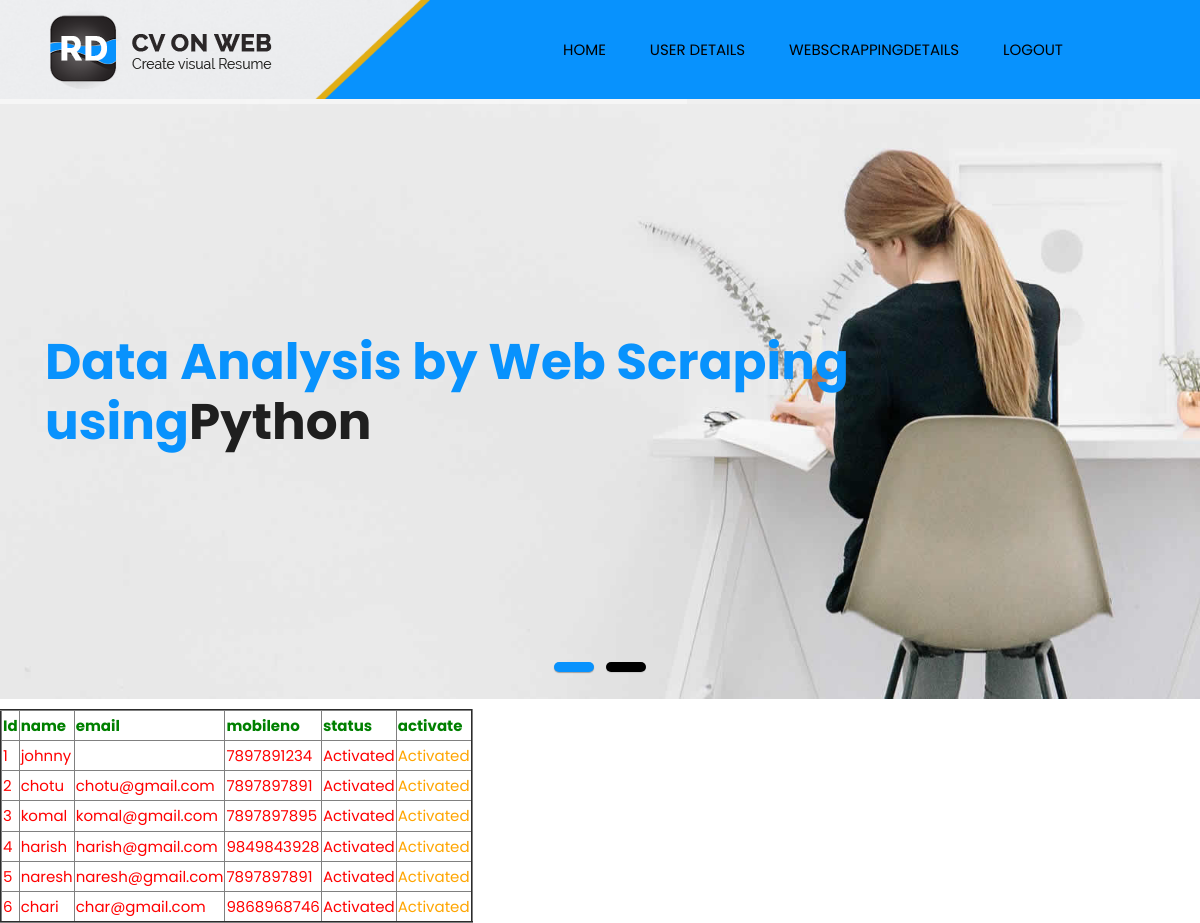
The app's page /userdetails/ with its own data.
### user/models.py (models this page shows, shortened)
class usermodel(models.Model):
    name = models.CharField(max_length=50)
    email = models.EmailField()
    passwd = models.CharField(max_length=40)
    cwpasswd = models.CharField(max_length=40)
    mobileno = models.CharField(max_length=50, default="", editable=True)
    status = models.CharField(max_length=40, default="", editable=True)
    class Meta:
        db_table='userregister'

### admin1/views.py (the view)
# urls.py: path('userdetails/', admins.userdetails, name='userdetails'),
def userdetails(request):
    qs=usermodel.objects.all()
    return render(request,'admin1/userdetails.html',{"qs":qs})

### assets/templates/admin1/userdetails.html (shortened to what this page needs)
{%extends 'adminbase.html'%}
{%load static%}
{%block contents%}
<div class="wrapper col2">
  <div id="featured_slide">
    <div class="featured_box">
        <h2></h2>
        <table border="2px solid red" align="left">
                                  <tr><th style="color:green">Id</th>
                                      <th style="color:green">name</th>
                                    <th style="color:green">email</th>
                                    <th style="color:green">mobileno</th>
                                    <th style="color:green">status</th>
                                    <th style="color:green">activate</th>
                                  </tr>
                              {% for x in qs %}
                                  <tr>
                                    <td style="color:red">{{x.id}}</td>
                                    <td style="color:red">{{x.name}}</td>
                                    <td style="color:red">{{x.email}}</td>
                                    <td style="color:red">{{x.mobileno}}</td>
                                    <td style="color:red">{{x.status}}</td>
                                    {% if x.status == 'waiting' %}
                                    <td style="color:orange"> <a href="/activateuser/?pid={{ x.id }}" >Activate</a></td>
                                    {% else %}
                                            <td style="color:orange"> Activated</td>
                                            {% endif %}
                                     </tr>
                                    {% endfor %}
                            </table>
      <div class="floater">
        <h2></h2>
      </div>
    </div>
  </div>
</div>
{%endblock%}

### assets/templates/adminbase.html (shortened to what this page needs)
{% load static %}
<!DOCTYPE html>
<html lang="en">
<head>
    <link rel="stylesheet" href="{% static 'css/bootstrap.min.css' %}">
    <link rel="stylesheet" href="{% static 'css/pogo-slider.min.css' %}">
    <link rel="stylesheet" href="{% static 'css/style.css' %}">
    <link rel="stylesheet" href="{% static 'css/responsive.css' %}">
    <link rel="stylesheet" href="{% static 'css/custom.css' %}">
</head>
<body id="home" data-spy="scroll" data-target="#navbar-wd" data-offset="98">
    <header class="top-header">
        <nav class="navbar header-nav navbar-expand-lg">
            <div class="container-fluid">
                <a class="navbar-brand" href="{% url 'index' %}"><img src="{% static 'images/logo.png' %}" alt="image"></a>
                <div class="collapse navbar-collapse justify-content-end" id="navbar-wd">
                    <ul class="navbar-nav">
                      <li><a class="nav-link active" href="{% url 'index' %}">Home</a></li>
                        <li><a class="nav-link active" href="{% url 'userdetails' %}">User details</a></li>
                        <li><a class="nav-link" href="{% url 'scrapping' %}">webscrappingdetails</a></li>
                        <li><a class="nav-link" href="{% url 'logout' %}">logout</a></li>
                    </ul>
                </div>
            </div>
        </nav>
    </header>
    <div >
        <div class="container-fluid">
            <div class="row">
                <div class="pogoSlider" id="js-main-slider">
                    <div class="pogoSlider-slide" style="background-image:url({% static 'images/slider-01.jpg' %});">
                        <div class="container">
                            <div class="row">
                                <div class="col-md-12">
                                    <div class="slide_text">
                                        <h3><span class="theme_color">Data Analysis by Web Scraping using</span>Python</h3>
                                        <br>
                                    </div>
                                </div>
                            </div>
                        </div>
                    </div>
                </div>
            </div>
        </div>
    </div>
     {% block contents %}{% endblock %}
</body>
</html>

### assets/static/css/style.css (style rules this page uses)
body { color: #666666; font-size: 15px; font-family: 'Poppins', sans-serif; line-height: 1.80857; }
a { color: #1f1f1f; text-decoration: none !important; outline: none !important; -webkit-transition: all .3s ease-in-out; -moz-transition: all .3s ease-in-out; -ms-transition: all .3s ease-in-out; -o-transition: all .3s ease-in-out; transition: all .3s ease-in-out; }
h1, h2, h3, h4, h5, h6 { letter-spacing: 0; font-weight: normal; position: relative; padding: 0 0 10px 0; font-weight: normal; line-height: 120% !important; color: #1f1f1f; margin: 0 }
h2 { font-size: 22px }
h3 { font-size: 18px }
a { color: #1f1f1f; text-decoration: none; outline: none; }
a, .btn { text-decoration: none !important; outline: none !important; -webkit-transition: all .3s ease-in-out; -moz-transition: all .3s ease-in-out; -ms-transition: all .3s ease-in-out; -o-transition: all .3s ease-in-out; transition: all .3s ease-in-out; }
ul, li, ol { list-style: none; margin: 0px; padding: 0px; }
.top-header .navbar { padding: 5px 0px; }
.top-header { background-image: url("../images/header_img.png"); position: relative; top: 0px; left: 0px; width: 100%; margin: 0 auto; z-index: 20; background-position: left; background-repeat: no-repeat; background-color: #0892fd; background-size: auto 100%; }
.top-header .navbar .navbar-collapse ul li a { text-transform: uppercase; font-size: 15px; padding: 7px 20px; position: relative; font-weight: 400; overflow: hidden; color: #000; }
a.navbar-brand { left: 35px; position: relative; }
.top-header .navbar .navbar-collapse ul li { margin: 0 2px; }
.top-header #navbar-wd { padding-right: 100px; }
.theme_color { color: #0892fd; }
.slide_text h3 { font-size: 50px; font-weight: 700; line-height: 50px; margin: 0; padding: 0; }
.slide_text { margin-top: 21%; }

### assets/static/css/timeline.css (style rules this page uses)
* { box-sizing: border-box; }

### records on screen
usermodel: id "1", name "johnny", mobileno "7897891234", status "Activated"
usermodel: id "2", name "chotu", email "chotu@gmail.com", mobileno "7897897891", status "Activated"
usermodel: id "3", name "komal", email "komal@gmail.com", mobileno "7897897895", status "Activated"
usermodel: id "4", name "harish", email "harish@gmail.com", mobileno "9849843928", status "Activated"
usermodel: id "5", name "naresh", email "naresh@gmail.com", mobileno "7897897891", status "Activated"
usermodel: id "6", name "chari", email "char@gmail.com", mobileno "9868968746", status "Activated"
